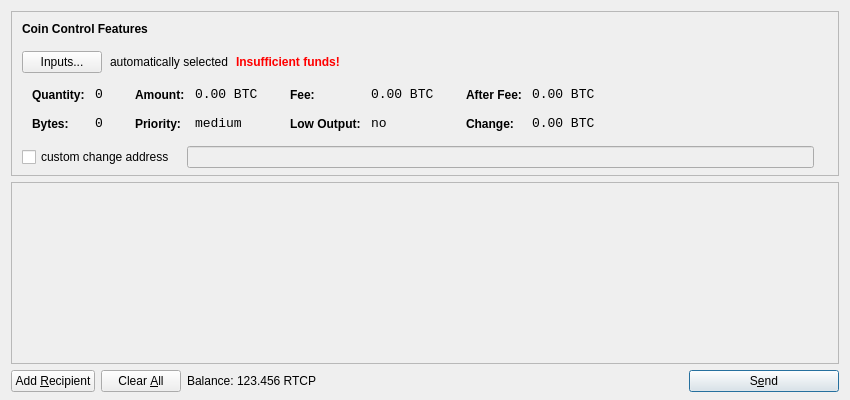
<?xml version="1.0" encoding="UTF-8"?>
<ui version="4.0">
 <class>SendCoinsDialog</class>
 <widget class="QDialog" name="SendCoinsDialog">
  <property name="geometry">
   <rect>
    <x>0</x>
    <y>0</y>
    <width>850</width>
    <height>400</height>
   </rect>
  </property>
  <property name="windowTitle">
   <string>Send Coins</string>
  </property>
  <layout class="QVBoxLayout" name="verticalLayout" stretch="0,1,0">
   <property name="bottomMargin">
    <number>8</number>
   </property>
   <item>
    <widget class="QFrame" name="frameCoinControl">
     <property name="sizePolicy">
      <sizepolicy hsizetype="Expanding" vsizetype="Expanding">
       <horstretch>0</horstretch>
       <verstretch>0</verstretch>
      </sizepolicy>
     </property>
     <property name="maximumSize">
      <size>
       <width>16777215</width>
       <height>16777215</height>
      </size>
     </property>
     <property name="frameShape">
      <enum>QFrame::StyledPanel</enum>
     </property>
     <property name="frameShadow">
      <enum>QFrame::Sunken</enum>
     </property>
     <layout class="QVBoxLayout" name="verticalLayoutCoinControl2">
      <property name="spacing">
       <number>-1</number>
      </property>
      <property name="leftMargin">
       <number>0</number>
      </property>
      <property name="topMargin">
       <number>0</number>
      </property>
      <property name="rightMargin">
       <number>0</number>
      </property>
      <property name="bottomMargin">
       <number>6</number>
      </property>
      <item>
       <layout class="QVBoxLayout" name="verticalLayoutCoinControl" stretch="0,0,0,0,1">
        <property name="spacing">
         <number>0</number>
        </property>
        <property name="leftMargin">
         <number>10</number>
        </property>
        <property name="topMargin">
         <number>10</number>
        </property>
        <item>
         <layout class="QHBoxLayout" name="horizontalLayoutCoinControl1">
          <property name="bottomMargin">
           <number>15</number>
          </property>
          <item>
           <widget class="QLabel" name="labelCoinControlFeatures">
            <property name="sizePolicy">
             <sizepolicy hsizetype="Preferred" vsizetype="Maximum">
              <horstretch>0</horstretch>
              <verstretch>0</verstretch>
             </sizepolicy>
            </property>
            <property name="font">
             <font>
              <weight>75</weight>
              <bold>true</bold>
             </font>
            </property>
            <property name="styleSheet">
             <string notr="true">font-weight:bold;</string>
            </property>
            <property name="text">
             <string>Coin Control Features</string>
            </property>
           </widget>
          </item>
         </layout>
        </item>
        <item>
         <layout class="QHBoxLayout" name="horizontalLayoutCoinControl2" stretch="0,0,0,0">
          <property name="spacing">
           <number>8</number>
          </property>
          <property name="bottomMargin">
           <number>10</number>
          </property>
          <item>
           <widget class="QPushButton" name="pushButtonCoinControl">
            <property name="styleSheet">
             <string notr="true"/>
            </property>
            <property name="text">
             <string>Inputs...</string>
            </property>
           </widget>
          </item>
          <item>
           <widget class="QLabel" name="labelCoinControlAutomaticallySelected">
            <property name="text">
             <string>automatically selected</string>
            </property>
            <property name="margin">
             <number>5</number>
            </property>
           </widget>
          </item>
          <item>
           <widget class="QLabel" name="labelCoinControlInsuffFunds">
            <property name="font">
             <font>
              <weight>75</weight>
              <bold>true</bold>
             </font>
            </property>
            <property name="styleSheet">
             <string notr="true">color:red;font-weight:bold;</string>
            </property>
            <property name="text">
             <string>Insufficient funds!</string>
            </property>
            <property name="margin">
             <number>5</number>
            </property>
           </widget>
          </item>
          <item>
           <spacer name="horizontalSpacerCoinControl">
            <property name="orientation">
             <enum>Qt::Horizontal</enum>
            </property>
            <property name="sizeHint" stdset="0">
             <size>
              <width>40</width>
              <height>1</height>
             </size>
            </property>
           </spacer>
          </item>
         </layout>
        </item>
        <item>
         <widget class="QWidget" name="widgetCoinControl" native="true">
          <property name="sizePolicy">
           <sizepolicy hsizetype="Preferred" vsizetype="Preferred">
            <horstretch>0</horstretch>
            <verstretch>0</verstretch>
           </sizepolicy>
          </property>
          <property name="minimumSize">
           <size>
            <width>0</width>
            <height>0</height>
           </size>
          </property>
          <property name="styleSheet">
           <string notr="true"/>
          </property>
          <layout class="QHBoxLayout" name="horizontalLayoutCoinControl5">
           <property name="margin">
            <number>0</number>
           </property>
           <item>
            <layout class="QHBoxLayout" name="horizontalLayoutCoinControl3" stretch="0,0,0,1">
             <property name="spacing">
              <number>20</number>
             </property>
             <property name="topMargin">
              <number>0</number>
             </property>
             <property name="bottomMargin">
              <number>10</number>
             </property>
             <item>
              <layout class="QFormLayout" name="formLayoutCoinControl1">
               <property name="horizontalSpacing">
                <number>10</number>
               </property>
               <property name="verticalSpacing">
                <number>14</number>
               </property>
               <property name="leftMargin">
                <number>10</number>
               </property>
               <property name="topMargin">
                <number>4</number>
               </property>
               <property name="rightMargin">
                <number>6</number>
               </property>
               <item row="0" column="0">
                <widget class="QLabel" name="labelCoinControlQuantityText">
                 <property name="styleSheet">
                  <string notr="true">font-weight:bold;</string>
                 </property>
                 <property name="text">
                  <string>Quantity:</string>
                 </property>
                 <property name="margin">
                  <number>0</number>
                 </property>
                </widget>
               </item>
               <item row="0" column="1">
                <widget class="QLabel" name="labelCoinControlQuantity">
                 <property name="font">
                  <font>
                   <family>Monospace</family>
                   <pointsize>10</pointsize>
                  </font>
                 </property>
                 <property name="cursor">
                  <cursorShape>IBeamCursor</cursorShape>
                 </property>
                 <property name="contextMenuPolicy">
                  <enum>Qt::ActionsContextMenu</enum>
                 </property>
                 <property name="text">
                  <string notr="true">0</string>
                 </property>
                 <property name="margin">
                  <number>0</number>
                 </property>
                 <property name="textInteractionFlags">
                  <set>Qt::LinksAccessibleByMouse|Qt::TextSelectableByKeyboard|Qt::TextSelectableByMouse</set>
                 </property>
                </widget>
               </item>
               <item row="1" column="0">
                <widget class="QLabel" name="labelCoinControlBytesText">
                 <property name="styleSheet">
                  <string notr="true">font-weight:bold;</string>
                 </property>
                 <property name="text">
                  <string>Bytes:</string>
                 </property>
                </widget>
               </item>
               <item row="1" column="1">
                <widget class="QLabel" name="labelCoinControlBytes">
                 <property name="font">
                  <font>
                   <family>Monospace</family>
                   <pointsize>10</pointsize>
                  </font>
                 </property>
                 <property name="cursor">
                  <cursorShape>IBeamCursor</cursorShape>
                 </property>
                 <property name="contextMenuPolicy">
                  <enum>Qt::ActionsContextMenu</enum>
                 </property>
                 <property name="text">
                  <string notr="true">0</string>
                 </property>
                 <property name="textInteractionFlags">
                  <set>Qt::LinksAccessibleByMouse|Qt::TextSelectableByKeyboard|Qt::TextSelectableByMouse</set>
                 </property>
                </widget>
               </item>
              </layout>
             </item>
             <item>
              <layout class="QFormLayout" name="formLayoutCoinControl2">
               <property name="horizontalSpacing">
                <number>10</number>
               </property>
               <property name="verticalSpacing">
                <number>14</number>
               </property>
               <property name="leftMargin">
                <number>6</number>
               </property>
               <property name="topMargin">
                <number>4</number>
               </property>
               <property name="rightMargin">
                <number>6</number>
               </property>
               <item row="0" column="0">
                <widget class="QLabel" name="labelCoinControlAmountText">
                 <property name="styleSheet">
                  <string notr="true">font-weight:bold;</string>
                 </property>
                 <property name="text">
                  <string>Amount:</string>
                 </property>
                 <property name="margin">
                  <number>0</number>
                 </property>
                </widget>
               </item>
               <item row="0" column="1">
                <widget class="QLabel" name="labelCoinControlAmount">
                 <property name="font">
                  <font>
                   <family>Monospace</family>
                   <pointsize>10</pointsize>
                  </font>
                 </property>
                 <property name="cursor">
                  <cursorShape>IBeamCursor</cursorShape>
                 </property>
                 <property name="contextMenuPolicy">
                  <enum>Qt::ActionsContextMenu</enum>
                 </property>
                 <property name="text">
                  <string notr="true">0.00 BTC</string>
                 </property>
                 <property name="textInteractionFlags">
                  <set>Qt::LinksAccessibleByMouse|Qt::TextSelectableByKeyboard|Qt::TextSelectableByMouse</set>
                 </property>
                </widget>
               </item>
               <item row="1" column="0">
                <widget class="QLabel" name="labelCoinControlPriorityText">
                 <property name="styleSheet">
                  <string notr="true">font-weight:bold;</string>
                 </property>
                 <property name="text">
                  <string>Priority:</string>
                 </property>
                </widget>
               </item>
               <item row="1" column="1">
                <widget class="QLabel" name="labelCoinControlPriority">
                 <property name="font">
                  <font>
                   <family>Monospace</family>
                   <pointsize>10</pointsize>
                  </font>
                 </property>
                 <property name="cursor">
                  <cursorShape>IBeamCursor</cursorShape>
                 </property>
                 <property name="contextMenuPolicy">
                  <enum>Qt::ActionsContextMenu</enum>
                 </property>
                 <property name="text">
                  <string>medium</string>
                 </property>
                 <property name="textInteractionFlags">
                  <set>Qt::LinksAccessibleByMouse|Qt::TextSelectableByKeyboard|Qt::TextSelectableByMouse</set>
                 </property>
                </widget>
               </item>
              </layout>
             </item>
             <item>
              <layout class="QFormLayout" name="formLayoutCoinControl3">
               <property name="horizontalSpacing">
                <number>10</number>
               </property>
               <property name="verticalSpacing">
                <number>14</number>
               </property>
               <property name="leftMargin">
                <number>6</number>
               </property>
               <property name="topMargin">
                <number>4</number>
               </property>
               <property name="rightMargin">
                <number>6</number>
               </property>
               <item row="0" column="0">
                <widget class="QLabel" name="labelCoinControlFeeText">
                 <property name="styleSheet">
                  <string notr="true">font-weight:bold;</string>
                 </property>
                 <property name="text">
                  <string>Fee:</string>
                 </property>
                 <property name="margin">
                  <number>0</number>
                 </property>
                </widget>
               </item>
               <item row="0" column="1">
                <widget class="QLabel" name="labelCoinControlFee">
                 <property name="font">
                  <font>
                   <family>Monospace</family>
                   <pointsize>10</pointsize>
                  </font>
                 </property>
                 <property name="cursor">
                  <cursorShape>IBeamCursor</cursorShape>
                 </property>
                 <property name="contextMenuPolicy">
                  <enum>Qt::ActionsContextMenu</enum>
                 </property>
                 <property name="text">
                  <string notr="true">0.00 BTC</string>
                 </property>
                 <property name="textInteractionFlags">
                  <set>Qt::LinksAccessibleByMouse|Qt::TextSelectableByKeyboard|Qt::TextSelectableByMouse</set>
                 </property>
                </widget>
               </item>
               <item row="1" column="0">
                <widget class="QLabel" name="labelCoinControlLowOutputText">
                 <property name="styleSheet">
                  <string notr="true">font-weight:bold;</string>
                 </property>
                 <property name="text">
                  <string>Low Output:</string>
                 </property>
                </widget>
               </item>
               <item row="1" column="1">
                <widget class="QLabel" name="labelCoinControlLowOutput">
                 <property name="font">
                  <font>
                   <family>Monospace</family>
                   <pointsize>10</pointsize>
                  </font>
                 </property>
                 <property name="cursor">
                  <cursorShape>IBeamCursor</cursorShape>
                 </property>
                 <property name="contextMenuPolicy">
                  <enum>Qt::ActionsContextMenu</enum>
                 </property>
                 <property name="text">
                  <string>no</string>
                 </property>
                 <property name="textInteractionFlags">
                  <set>Qt::LinksAccessibleByMouse|Qt::TextSelectableByKeyboard|Qt::TextSelectableByMouse</set>
                 </property>
                </widget>
               </item>
              </layout>
             </item>
             <item>
              <layout class="QFormLayout" name="formLayoutCoinControl4">
               <property name="horizontalSpacing">
                <number>10</number>
               </property>
               <property name="verticalSpacing">
                <number>14</number>
               </property>
               <property name="leftMargin">
                <number>6</number>
               </property>
               <property name="topMargin">
                <number>4</number>
               </property>
               <property name="rightMargin">
                <number>6</number>
               </property>
               <item row="0" column="0">
                <widget class="QLabel" name="labelCoinControlAfterFeeText">
                 <property name="styleSheet">
                  <string notr="true">font-weight:bold;</string>
                 </property>
                 <property name="text">
                  <string>After Fee:</string>
                 </property>
                 <property name="margin">
                  <number>0</number>
                 </property>
                </widget>
               </item>
               <item row="0" column="1">
                <widget class="QLabel" name="labelCoinControlAfterFee">
                 <property name="font">
                  <font>
                   <family>Monospace</family>
                   <pointsize>10</pointsize>
                  </font>
                 </property>
                 <property name="cursor">
                  <cursorShape>IBeamCursor</cursorShape>
                 </property>
                 <property name="contextMenuPolicy">
                  <enum>Qt::ActionsContextMenu</enum>
                 </property>
                 <property name="text">
                  <string notr="true">0.00 BTC</string>
                 </property>
                 <property name="textInteractionFlags">
                  <set>Qt::LinksAccessibleByMouse|Qt::TextSelectableByKeyboard|Qt::TextSelectableByMouse</set>
                 </property>
                </widget>
               </item>
               <item row="1" column="0">
                <widget class="QLabel" name="labelCoinControlChangeText">
                 <property name="styleSheet">
                  <string notr="true">font-weight:bold;</string>
                 </property>
                 <property name="text">
                  <string>Change:</string>
                 </property>
                </widget>
               </item>
               <item row="1" column="1">
                <widget class="QLabel" name="labelCoinControlChange">
                 <property name="font">
                  <font>
                   <family>Monospace</family>
                   <pointsize>10</pointsize>
                  </font>
                 </property>
                 <property name="cursor">
                  <cursorShape>IBeamCursor</cursorShape>
                 </property>
                 <property name="contextMenuPolicy">
                  <enum>Qt::ActionsContextMenu</enum>
                 </property>
                 <property name="text">
                  <string notr="true">0.00 BTC</string>
                 </property>
                 <property name="textInteractionFlags">
                  <set>Qt::LinksAccessibleByMouse|Qt::TextSelectableByKeyboard|Qt::TextSelectableByMouse</set>
                 </property>
                </widget>
               </item>
              </layout>
             </item>
            </layout>
           </item>
          </layout>
         </widget>
        </item>
        <item>
         <layout class="QHBoxLayout" name="horizontalLayoutCoinControl4" stretch="0,0,0">
          <property name="spacing">
           <number>12</number>
          </property>
          <property name="sizeConstraint">
           <enum>QLayout::SetDefaultConstraint</enum>
          </property>
          <property name="topMargin">
           <number>5</number>
          </property>
          <property name="rightMargin">
           <number>5</number>
          </property>
          <item>
           <widget class="QCheckBox" name="checkBoxCoinControlChange">
            <property name="text">
             <string>custom change address</string>
            </property>
           </widget>
          </item>
          <item>
           <widget class="QLineEdit" name="lineEditCoinControlChange">
            <property name="enabled">
             <bool>false</bool>
            </property>
            <property name="sizePolicy">
             <sizepolicy hsizetype="Expanding" vsizetype="Fixed">
              <horstretch>0</horstretch>
              <verstretch>0</verstretch>
             </sizepolicy>
            </property>
           </widget>
          </item>
          <item>
           <widget class="QLabel" name="labelCoinControlChangeLabel">
            <property name="sizePolicy">
             <sizepolicy hsizetype="Preferred" vsizetype="Expanding">
              <horstretch>0</horstretch>
              <verstretch>0</verstretch>
             </sizepolicy>
            </property>
            <property name="minimumSize">
             <size>
              <width>0</width>
              <height>0</height>
             </size>
            </property>
            <property name="text">
             <string/>
            </property>
            <property name="margin">
             <number>3</number>
            </property>
           </widget>
          </item>
         </layout>
        </item>
        <item>
         <spacer name="verticalSpacerCoinControl">
          <property name="orientation">
           <enum>Qt::Vertical</enum>
          </property>
          <property name="sizeHint" stdset="0">
           <size>
            <width>800</width>
            <height>1</height>
           </size>
          </property>
         </spacer>
        </item>
       </layout>
      </item>
     </layout>
    </widget>
   </item>
   <item>
    <widget class="QScrollArea" name="scrollArea">
     <property name="widgetResizable">
      <bool>true</bool>
     </property>
     <widget class="QWidget" name="scrollAreaWidgetContents">
      <property name="geometry">
       <rect>
        <x>0</x>
        <y>0</y>
        <width>830</width>
        <height>165</height>
       </rect>
      </property>
      <layout class="QVBoxLayout" name="verticalLayout_2">
       <property name="margin">
        <number>0</number>
       </property>
       <item>
        <layout class="QVBoxLayout" name="entries">
         <property name="spacing">
          <number>6</number>
         </property>
        </layout>
       </item>
       <item>
        <spacer name="verticalSpacer">
         <property name="orientation">
          <enum>Qt::Vertical</enum>
         </property>
         <property name="sizeHint" stdset="0">
          <size>
           <width>20</width>
           <height>40</height>
          </size>
         </property>
        </spacer>
       </item>
      </layout>
     </widget>
    </widget>
   </item>
   <item>
    <layout class="QHBoxLayout" name="horizontalLayout">
     <item>
      <widget class="QPushButton" name="addButton">
       <property name="toolTip">
        <string>Send to multiple recipients at once</string>
       </property>
       <property name="text">
        <string>Add &amp;Recipient</string>
       </property>
       <property name="icon">
        <iconset resource="../bitcoin.qrc">
         <normaloff>:/icons/add</normaloff>:/icons/add</iconset>
       </property>
       <property name="autoDefault">
        <bool>false</bool>
       </property>
      </widget>
     </item>
     <item>
      <widget class="QPushButton" name="clearButton">
       <property name="sizePolicy">
        <sizepolicy hsizetype="Minimum" vsizetype="Fixed">
         <horstretch>0</horstretch>
         <verstretch>0</verstretch>
        </sizepolicy>
       </property>
       <property name="toolTip">
        <string>Remove all transaction fields</string>
       </property>
       <property name="text">
        <string>Clear &amp;All</string>
       </property>
       <property name="icon">
        <iconset resource="../bitcoin.qrc">
         <normaloff>:/icons/remove</normaloff>:/icons/remove</iconset>
       </property>
       <property name="autoRepeatDelay">
        <number>300</number>
       </property>
       <property name="autoDefault">
        <bool>false</bool>
       </property>
      </widget>
     </item>
     <item>
      <layout class="QHBoxLayout" name="horizontalLayout_2">
       <property name="spacing">
        <number>3</number>
       </property>
       <item>
        <widget class="QLabel" name="label">
         <property name="text">
          <string>Balance:</string>
         </property>
        </widget>
       </item>
       <item>
        <widget class="QLabel" name="labelBalance">
         <property name="cursor">
          <cursorShape>IBeamCursor</cursorShape>
         </property>
         <property name="text">
          <string>123.456 RTCP</string>
         </property>
         <property name="textInteractionFlags">
          <set>Qt::LinksAccessibleByMouse|Qt::TextSelectableByKeyboard|Qt::TextSelectableByMouse</set>
         </property>
        </widget>
       </item>
      </layout>
     </item>
     <item>
      <spacer name="horizontalSpacer">
       <property name="orientation">
        <enum>Qt::Horizontal</enum>
       </property>
       <property name="sizeHint" stdset="0">
        <size>
         <width>40</width>
         <height>20</height>
        </size>
       </property>
      </spacer>
     </item>
     <item>
      <widget class="QPushButton" name="sendButton">
       <property name="minimumSize">
        <size>
         <width>150</width>
         <height>0</height>
        </size>
       </property>
       <property name="toolTip">
        <string>Confirm the send action</string>
       </property>
       <property name="text">
        <string>S&amp;end</string>
       </property>
       <property name="icon">
        <iconset resource="../bitcoin.qrc">
         <normaloff>:/icons/send</normaloff>:/icons/send</iconset>
       </property>
       <property name="default">
        <bool>true</bool>
       </property>
      </widget>
     </item>
    </layout>
   </item>
  </layout>
 </widget>
 <resources>
  <include location="../bitcoin.qrc"/>
 </resources>
 <connections/>
</ui>
